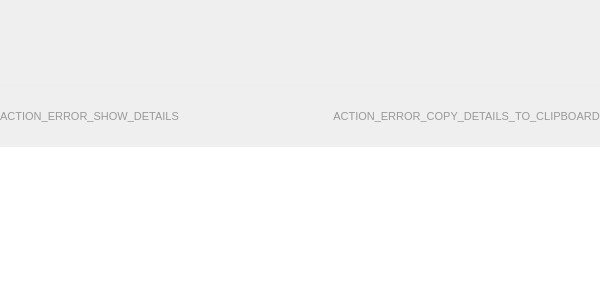
<?xml version="1.0" encoding="UTF-8"?>
<ui version="4.0">
 <class>ErrorWidget</class>
 <widget class="QWidget" name="ErrorWidget">
  <property name="geometry">
   <rect>
    <x>0</x>
    <y>0</y>
    <width>600</width>
    <height>283</height>
   </rect>
  </property>
  <property name="sizePolicy">
   <sizepolicy hsizetype="Preferred" vsizetype="Preferred">
    <horstretch>0</horstretch>
    <verstretch>0</verstretch>
   </sizepolicy>
  </property>
  <property name="maximumSize">
   <size>
    <width>16777215</width>
    <height>16777215</height>
   </size>
  </property>
  <property name="font">
   <font>
    <pointsize>8</pointsize>
   </font>
  </property>
  <property name="windowTitle">
   <string>Form</string>
  </property>
  <property name="styleSheet">
   <string notr="true">QWidget#MessageWidget
{
background-color: rgb(255, 255, 255);
}

#line
{
color: #EEEEEE;
}

#button_copy, #button_details
{
color: #999999;
border: none;
background-color: none;
}

#text_details
{
color: #333333;
}

#label_message
{
color: #F44336;
}</string>
  </property>
  <layout class="QVBoxLayout" name="verticalLayout">
   <property name="spacing">
    <number>20</number>
   </property>
   <property name="leftMargin">
    <number>0</number>
   </property>
   <property name="topMargin">
    <number>0</number>
   </property>
   <property name="rightMargin">
    <number>0</number>
   </property>
   <property name="bottomMargin">
    <number>0</number>
   </property>
   <item>
    <layout class="QHBoxLayout" name="horizontalLayout_2">
     <item>
      <widget class="IconLabel" name="label_icon">
       <property name="sizePolicy">
        <sizepolicy hsizetype="Fixed" vsizetype="Fixed">
         <horstretch>0</horstretch>
         <verstretch>0</verstretch>
        </sizepolicy>
       </property>
       <property name="minimumSize">
        <size>
         <width>64</width>
         <height>64</height>
        </size>
       </property>
       <property name="maximumSize">
        <size>
         <width>64</width>
         <height>64</height>
        </size>
       </property>
       <property name="text">
        <string/>
       </property>
       <property name="pixmap">
        <pixmap resource="../rc/resources.qrc">:/icons/images/material/error_outline.svg</pixmap>
       </property>
       <property name="scaledContents">
        <bool>true</bool>
       </property>
       <property name="color" stdset="0">
        <color>
         <red>244</red>
         <green>67</green>
         <blue>54</blue>
        </color>
       </property>
      </widget>
     </item>
     <item>
      <widget class="QLabel" name="label_message">
       <property name="sizePolicy">
        <sizepolicy hsizetype="Preferred" vsizetype="Expanding">
         <horstretch>0</horstretch>
         <verstretch>0</verstretch>
        </sizepolicy>
       </property>
       <property name="maximumSize">
        <size>
         <width>16777215</width>
         <height>16777215</height>
        </size>
       </property>
       <property name="font">
        <font>
         <weight>75</weight>
         <bold>true</bold>
        </font>
       </property>
       <property name="text">
        <string/>
       </property>
       <property name="textFormat">
        <enum>Qt::RichText</enum>
       </property>
       <property name="wordWrap">
        <bool>true</bool>
       </property>
      </widget>
     </item>
    </layout>
   </item>
   <item>
    <widget class="Line" name="line">
     <property name="frameShadow">
      <enum>QFrame::Plain</enum>
     </property>
     <property name="lineWidth">
      <number>2</number>
     </property>
     <property name="orientation">
      <enum>Qt::Horizontal</enum>
     </property>
    </widget>
   </item>
   <item>
    <layout class="QHBoxLayout" name="horizontalLayout_3">
     <item>
      <widget class="DropDownButton" name="button_details">
       <property name="cursor">
        <cursorShape>PointingHandCursor</cursorShape>
       </property>
       <property name="toolTip">
        <string>TEXT_ERROR_SHOW_DETAILS_TOOLTIP</string>
       </property>
       <property name="text">
        <string>ACTION_ERROR_SHOW_DETAILS</string>
       </property>
       <property name="icon">
        <iconset resource="../rc/resources.qrc">
         <normaloff>:/icons/images/material/arrow_drop_down.svg</normaloff>:/icons/images/material/arrow_drop_down.svg</iconset>
       </property>
       <property name="iconSize">
        <size>
         <width>24</width>
         <height>24</height>
        </size>
       </property>
       <property name="checkable">
        <bool>true</bool>
       </property>
       <property name="checked">
        <bool>false</bool>
       </property>
       <property name="flat">
        <bool>true</bool>
       </property>
       <property name="color" stdset="0">
        <color>
         <red>153</red>
         <green>153</green>
         <blue>153</blue>
        </color>
       </property>
      </widget>
     </item>
     <item>
      <spacer name="horizontalSpacer_3">
       <property name="orientation">
        <enum>Qt::Horizontal</enum>
       </property>
       <property name="sizeHint" stdset="0">
        <size>
         <width>40</width>
         <height>20</height>
        </size>
       </property>
      </spacer>
     </item>
     <item>
      <widget class="Button" name="button_copy">
       <property name="cursor">
        <cursorShape>PointingHandCursor</cursorShape>
       </property>
       <property name="toolTip">
        <string>TEXT_ERROR_COPY_TO_CLIPBOARD_TOOLTIP</string>
       </property>
       <property name="text">
        <string>ACTION_ERROR_COPY_DETAILS_TO_CLIPBOARD</string>
       </property>
       <property name="icon">
        <iconset resource="../rc/resources.qrc">
         <normaloff>:/icons/images/material/assignment.svg</normaloff>:/icons/images/material/assignment.svg</iconset>
       </property>
       <property name="iconSize">
        <size>
         <width>24</width>
         <height>24</height>
        </size>
       </property>
       <property name="color" stdset="0">
        <color>
         <red>153</red>
         <green>153</green>
         <blue>153</blue>
        </color>
       </property>
      </widget>
     </item>
    </layout>
   </item>
   <item>
    <widget class="QTextEdit" name="text_details">
     <property name="frameShape">
      <enum>QFrame::NoFrame</enum>
     </property>
     <property name="frameShadow">
      <enum>QFrame::Plain</enum>
     </property>
     <property name="lineWidth">
      <number>0</number>
     </property>
     <property name="horizontalScrollBarPolicy">
      <enum>Qt::ScrollBarAlwaysOff</enum>
     </property>
     <property name="html">
      <string>&lt;!DOCTYPE HTML PUBLIC &quot;-//W3C//DTD HTML 4.0//EN&quot; &quot;http://www.w3.org/TR/REC-html40/strict.dtd&quot;&gt;
&lt;html&gt;&lt;head&gt;&lt;meta name=&quot;qrichtext&quot; content=&quot;1&quot; /&gt;&lt;style type=&quot;text/css&quot;&gt;
p, li { white-space: pre-wrap; }
&lt;/style&gt;&lt;/head&gt;&lt;body style=&quot; font-family:'Sans'; font-size:10pt; font-weight:400; font-style:normal;&quot;&gt;
&lt;p style=&quot;-qt-paragraph-type:empty; margin-top:0px; margin-bottom:0px; margin-left:0px; margin-right:0px; -qt-block-indent:0; text-indent:0px;&quot;&gt;&lt;br /&gt;&lt;/p&gt;&lt;/body&gt;&lt;/html&gt;</string>
     </property>
    </widget>
   </item>
  </layout>
 </widget>
 <customwidgets>
  <customwidget>
   <class>IconLabel</class>
   <extends>QLabel</extends>
   <header>guardata.core.gui.custom_widgets</header>
  </customwidget>
  <customwidget>
   <class>Button</class>
   <extends>QPushButton</extends>
   <header>guardata.core.gui.custom_widgets</header>
  </customwidget>
  <customwidget>
   <class>DropDownButton</class>
   <extends>QPushButton</extends>
   <header>guardata.core.gui.custom_widgets</header>
  </customwidget>
 </customwidgets>
 <resources>
  <include location="../rc/resources.qrc"/>
 </resources>
 <connections/>
</ui>
